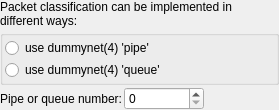
          <widget class="QWidget" name="ClassifyArgsIPFW" >
           <layout class="QGridLayout" >
            <property name="margin" >
             <number>0</number>
            </property>
            <property name="spacing" >
             <number>2</number>
            </property>
            <item row="0" column="0" colspan="3" >
             <widget class="QLabel" name="textLabel1" >
              <property name="text" >
               <string>Packet classification can be implemented in different ways:</string>
              </property>
              <property name="alignment" >
               <set>Qt::AlignVCenter</set>
              </property>
              <property name="wordWrap" >
               <bool>true</bool>
              </property>
             </widget>
            </item>
            <item row="1" column="0" colspan="3" >
             <widget class="QGroupBox" name="buttonGroup1" >
              <property name="title" >
               <string/>
              </property>
              <layout class="QGridLayout" >
               <property name="margin" >
                <number>2</number>
               </property>
               <property name="spacing" >
                <number>2</number>
               </property>
               <item row="1" column="0" >
                <widget class="QRadioButton" name="useDummyNetPipe" >
                 <property name="text" >
                  <string>use dummynet(4) 'pipe'</string>
                 </property>
                </widget>
               </item>
               <item row="2" column="0" >
                <widget class="QRadioButton" name="useDummyNetQueue" >
                 <property name="text" >
                  <string>use dummynet(4) 'queue'</string>
                 </property>
                </widget>
               </item>
              </layout>
             </widget>
            </item>
            <item row="2" column="0" >
             <widget class="QLabel" name="textLabel2_2" >
              <property name="text" >
               <string>Pipe or queue number:</string>
              </property>
              <property name="wordWrap" >
               <bool>false</bool>
              </property>
             </widget>
            </item>
            <item row="2" column="2" >
             <spacer>
              <property name="orientation" >
               <enum>Qt::Horizontal</enum>
              </property>
              <property name="sizeType" >
               <enum>QSizePolicy::Expanding</enum>
              </property>
              <property name="sizeHint" stdset="0" >
               <size>
                <width>40</width>
                <height>20</height>
               </size>
              </property>
             </spacer>
            </item>
            <item row="2" column="1" >
             <widget class="QSpinBox" name="usePortNum" >
              <property name="minimumSize" >
               <size>
                <width>80</width>
                <height>0</height>
               </size>
              </property>
              <property name="maximum" >
               <number>999999</number>
              </property>
             </widget>
            </item>
            <item row="3" column="1" >
             <spacer>
              <property name="orientation" >
               <enum>Qt::Vertical</enum>
              </property>
              <property name="sizeType" >
               <enum>QSizePolicy::MinimumExpanding</enum>
              </property>
              <property name="sizeHint" stdset="0" >
               <size>
                <width>20</width>
                <height>0</height>
               </size>
              </property>
             </spacer>
            </item>
           </layout>
          </widget>
